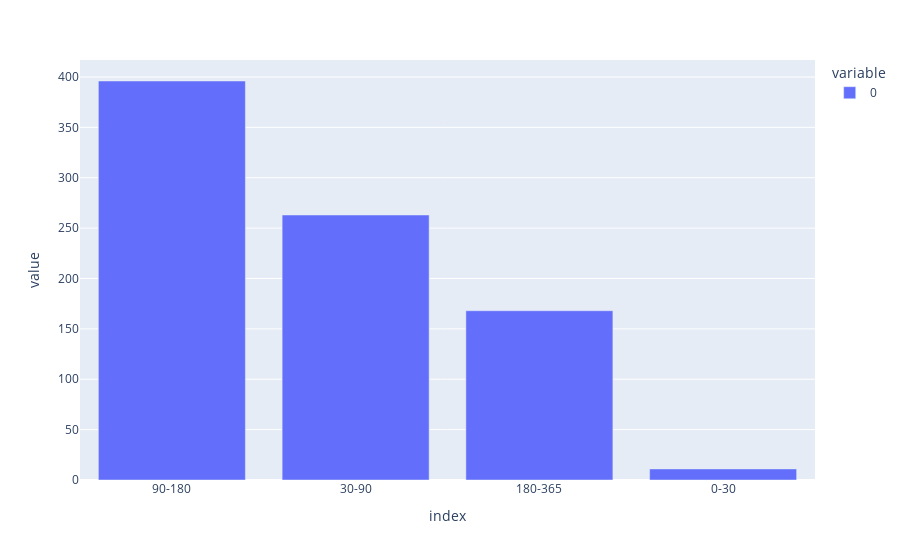

This figure's notebook cell:
### Code cell
px.bar(cut_bins.value_counts())

### Figure 1 — Plotly figure (JSON) as saved in the notebook; plotly's stock layout.template omitted (floating-point values rounded to 4 significant figures)
{"data": [{"alignmentgroup": "True", "hovertemplate": "variable=0<br>index=%{x}<br>value=%{y}<extra></extra>", "legendgroup": "0", "marker": {"color": "#636efa"}, "name": "0", "offsetgroup": "0", "orientation": "v", "showlegend": true, "textposition": "auto", "type": "bar", "x": ["90-180", "30-90", "180-365", "0-30"], "xaxis": "x", "y": [396, 263, 168, 11], "yaxis": "y"}], "layout": {"barmode": "relative", "legend": {"title": {"text": "variable"}, "tracegroupgap": 0}, "margin": {"t": 60}, "xaxis": {"anchor": "y", "domain": [0, 1], "title": {"text": "index"}}, "yaxis": {"anchor": "x", "domain": [0, 1], "title": {"text": "value"}}}}
